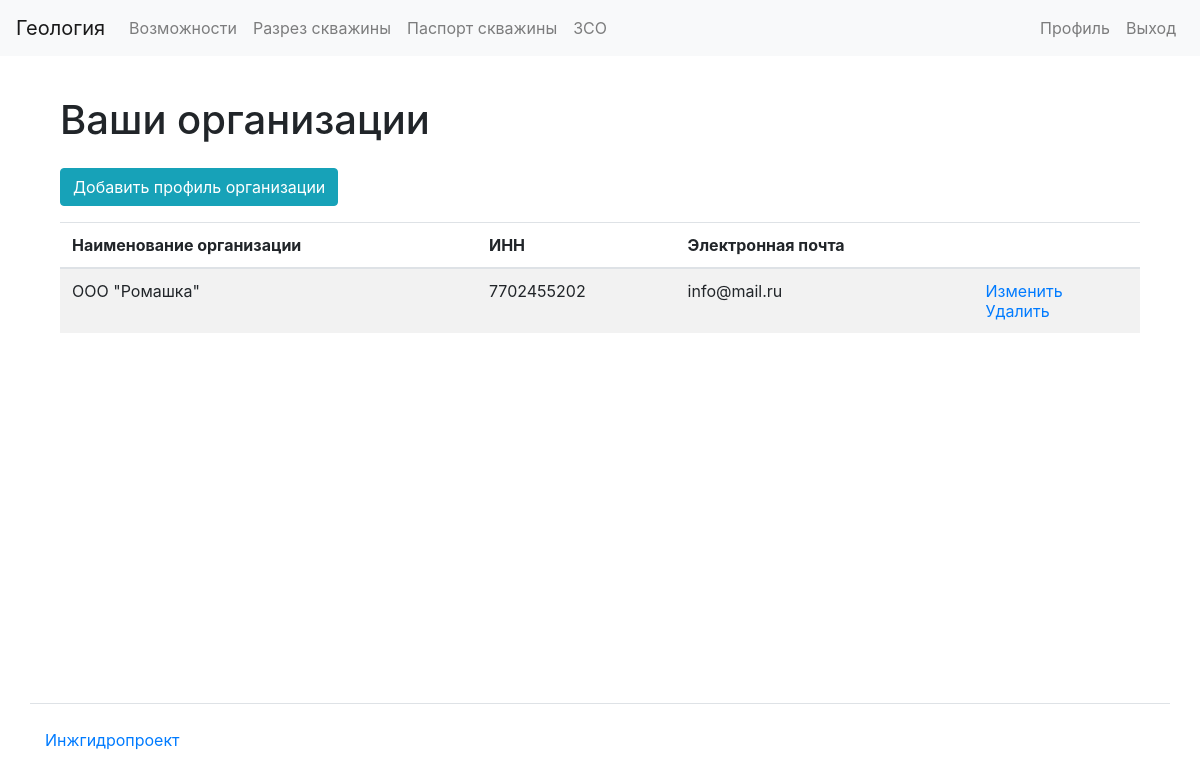
Page /organizations/my/ (signed in) on the earlier database version.
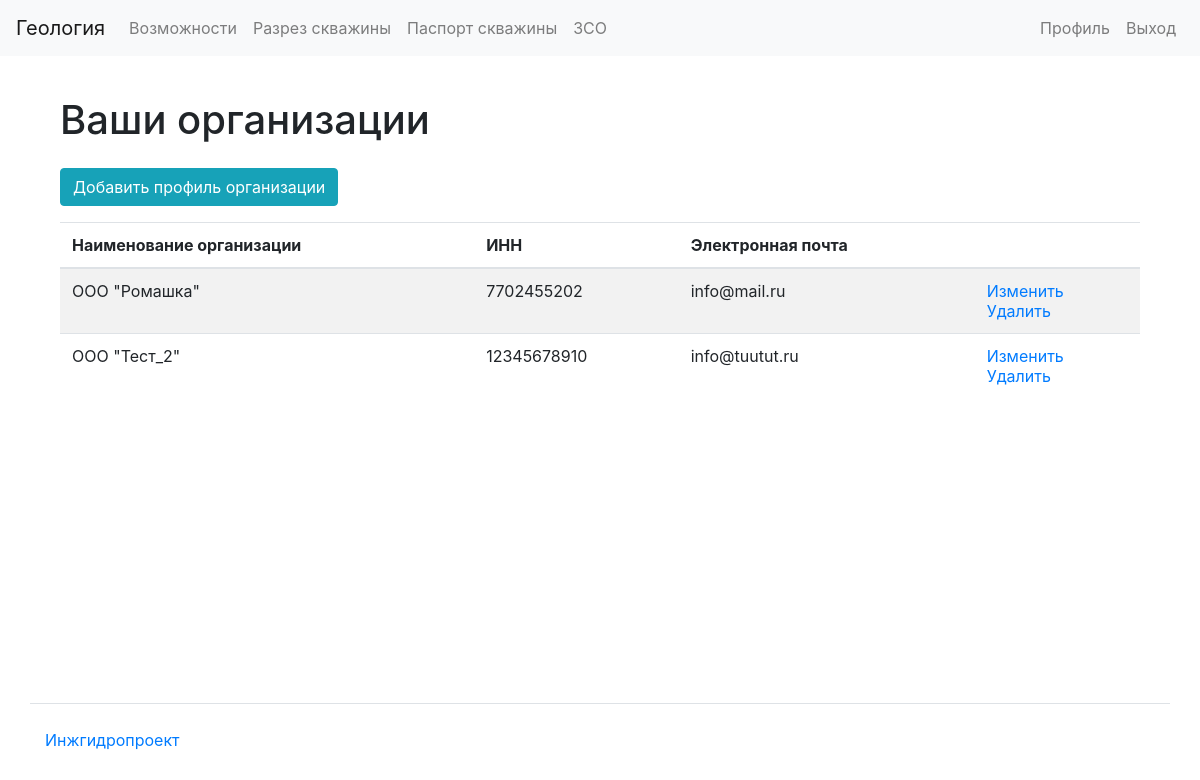
Same page on the later database version.
### apps/organizations/models.py (models this page shows, shortened)
class Organization(models.Model):
    user = models.ForeignKey(
        settings.AUTH_USER_MODEL, related_name="organizations", on_delete=models.CASCADE
    )
    org_name = models.CharField(max_length=100)
    inn = models.CharField(max_length=12)
    address = models.CharField(max_length=200)
    email = models.EmailField(unique=True)
    phone = models.CharField(max_length=15)
    ceo_name = models.CharField(max_length=25)
    originator_position = models.CharField(max_length=25)
    originator_name = models.CharField(max_length=25)
    logo = models.ImageField(upload_to="logos/")
    confirmed = models.BooleanField(default=False)
    confirmation_code = models.CharField(max_length=20, blank=True, null=True)
    confirmation_code_dt = models.DateTimeField(blank=True, null=True)

### apps/organizations/views.py (the view)
# urls.py: path("my/", views.OrganizationsListView.as_view(), name="organizations_mine"),
@method_decorator(login_required, name="dispatch")
class OrganizationsListView(TemplateView):
    template_name = "organizations/list.html"
    def get(self, request, *args, **kwargs):
        user_organizations = request.user.organizations.all()
        return render(
            request,
            template_name="organizations/list.html",
            context={"organizations": user_organizations, "title": "Organizations"},
        )

### templates/organizations/list.html
{% extends 'base.html' %}
{% load bootstrap4 %}
{% load i18n %}
{% block content %}
<div class="container wrapper flex-grow-1">
    <h1 class="my-4">
      {% translate "Ваши организации"%}
    </h1>
      <div class="form-group">
        <a href="{% url 'organization_create' %}" class="btn btn-info" role="button">{% translate "Добавить профиль организации"%}</a>
      </div>
<table class="table table-striped">
<thead>
  <tr>
    <th>{% translate "Наименование организации"%}</th>
    <th>{% translate "ИНН"%}</th>
    <th>{% translate "Электронная почта"%}</th>
    <th></th>
  </tr>
</thead>
<tbody>
  {% if organizations %}
{% for organization in organizations %}
    <tr>
      <td>{{ organization.org_name }}</td>
      <td>{{ organization.inn }}</td>
      <td>{{ organization.email }}</td>
      <td>
        <a href="{% url 'organization_update' organization.id %}">{% translate "Изменить"%}</a>
        <br>
        <a href="{% url 'organization_delete' organization.id %}">{% translate "Удалить"%}</a>
      </td>
    </tr>
{% endfor %}
{% endif %}
</tbody>
</table>
</div>
{% endblock %}

Differences in the rows shown:
added Organization: org_name "ООО \"Тест_2\"", inn "12345678910", email "info@tuutut.ru"
